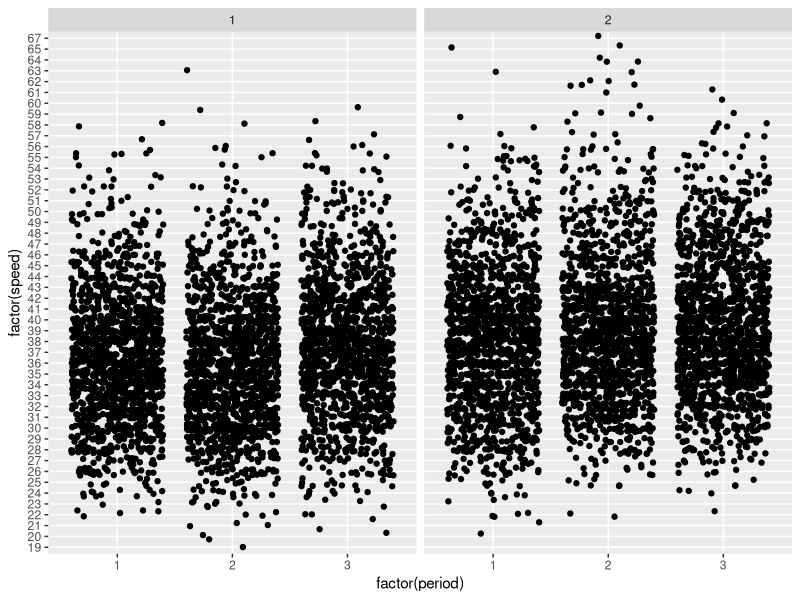
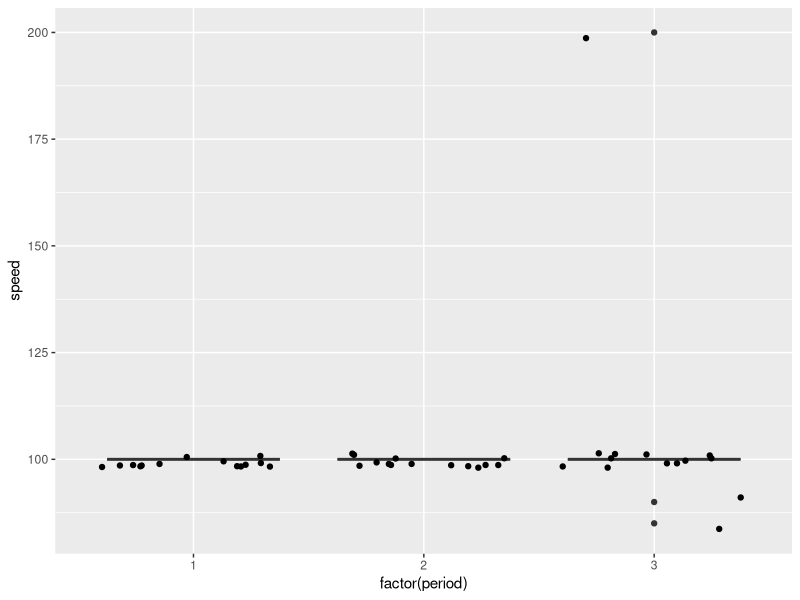

The R script that drew these images, in order:
### Stats with R Exercise sheet 7

##########################
#Week 8: ANOVA
##########################


## This exercise sheet contains the exercises that you will need to complete and 
## submit by 23:55 on Sunday, December 9. Write the code below the questions. 
## If you need to provide a written answer, comment this out using a hashtag (#). 
## Submit your homework via moodle.
## You are allowed to work together in group up to three students, but everybody 
## needs to submit the group version of the homework via moodle.
## You need to provide a serious attempt to each exercise in order to have
## the assignment graded as complete. 

## Please write below your (and your teammates) name, matriculation number. 
## Name:
## Matriculation number:

#Muhammad Hamza jamil  2572890
#Fahad Aslam   2572848
#Thorsten Schamper 2542447
## Change the name of the file by adding your matriculation numbers
## (exercise0N_firstID_secondID_thirdID.R)

###########################################################################################



#######################
### PART 1: Preparation
#######################

library(boot)
library(ggplot2)
library(reshape)

# This time we will be working with the "amis" data frame (package 'boot') that has 
# 8437 rows and 4 columns.

# In a study into the effect that warning signs have on speeding patterns, Cambridgeshire
# County Council considered 14 pairs of locations. The locations were paired to account 
# for factors such as traffic, volume and type of road. One site in each pair had a sign 
# erected warning of the dangers of speeding and asking drivers to slow down. No action 
# was taken at the second site. Three sets of measurements were taken at each site. 
# Each set of measurements was nominally of the speeds of 100 cars but not all sites 
# have exactly 100 measurements. These speed measurements were taken before the erection 
# of the sign, shortly after the erection of the sign, and again after the sign had been 
# in place for some time.

# 1. For the further reference please use ?amis. It may take some time to understand the dataset. 
?amis

# 2. Load the dataset and briefly inspect it. 
# Feel free to make some plots, calculate some statistics in order to understand the data.
head(amis,30)

# 3. All our columns have numeric type. Convert the categorial columns to factors.
amis$speed <-factor(amis$speed)
amis$warning <-factor(amis$warning)
amis$pair <-factor(amis$pair)
amis$period<-factor(amis$period)

# 4. Build a boxplot for the distribution of `speed` for each of `period` values 
# (before, immediately after and after some time). Build 2 plots side by side
# depending on the `warning` variable.
# (for all plots here and below please use ggplot)
boxplot1<- ggplot(amis, aes(x = factor(period), y = factor(speed))) +
  geom_jitter() +
  facet_grid(. ~ warning)
print(boxplot1)

# 5. What can you conclude according this plot? What can you say about people behaviour in
# different periods: before, immediately after and after some time?
##The 'immediately after' section is more scattered, the changes in the speed 
##are the most at this part, but 'before' and 'after some time' doesn't have much difference between them. 
##we can conclude this by saying that warnings only make a difference 'immediately after', not much otherwise. 

# 6. What are your ideas about why the data with warning==2 (which correspond to the
# measurements in different times on sites where no sign was erected) was collected?
##to see if there is a difference between speed if there are warnings or not. This way, we can compare if there
##is a difference in speeds when there are warnings or not. 

#######################
### PART 2: 1-way ANOVA
#######################

#1. First let's create a new data frame which will be used for all PART 2.
# For 1-way ANOVA we will be working with the subset of `amis` where the 
# warning sign was erected, which corresponds to warning==1, therefore first
# subset your data to filter out warning==2 and then apply cast() to average
# speed over each "pair" and "period. Assign this new data frame to the variable casted_data.
amis_sub <- subset(amis, amis$warning == 2)
head(amis_sub)
casted_data<- cast(amis_sub, pair+ period~.,value = "speed")
colnames(casted_data)[3] <- "speed"
(casted_data)

# 2. Build a boxplot of the average speed depending on period
boxplot2<- ggplot(casted_data, aes(x = factor(period), y = speed)) +
  geom_boxplot() +
  geom_jitter()
print(boxplot2)

# 3. Is there a difference between the periods?
##The period 2 with warning has less of higher speeds than the other periods.

# 4. Now, let's check each ANOVA assumptions and whether they are violated or not and why.

# a) Independence assumption
# (you need to figure out the best way to do it and give a detailed justified answer)

# b) Normality of residuals
# (you need to figure out the best way to do it and give a detailed justified answer)

##   To check if we have normally distributed residuals we can plot them (QQplot, Histogram) to visually
## verify and run a Shapiro-Wilk test. In case of not being normally distributed, we can switch o a 
## non-parametric test (e.g. Kruskal-Wallis rank sum test)

# c) Homogeneity of variance of residuals
# (you need to figure out the best way to do it and give a detailed justified answer)

##    We use the Levene Test to check if the assumption of homogeneity of variance is fine. If said assumption
## is violated, then we can use a test which does not assume equal variances: the Welch one-way test ANOVA
## which is implemented in R as "oneway.test()"

# 5.Now we are ready to perform 1-way ANOVA: please use the function aov() on the speed
# depending on the period,report p-value and interpret the result in details

summary(aov(casted_data$speed ~ casted_data$period))

##                    Df Sum Sq Mean Sq F value Pr(>F)
## casted_data$period  2    268   133.9   0.526  0.595
## Residuals          39   9923   254.4     

# 6. Please do a pairwise t-test with pairwise.t.test()
# 7. Report pair-wise p-values and interpret the result in details

pairwise.t.test(casted_data$speed, casted_data$period, p.adjust.method="none")

#Pairwise comparisons using t tests with pooled SD 

#data:  casted_data$speed and casted_data$period 

#1    2   
#2 1.00 -   
#  3 0.38 0.38

#P value adjustment method: none 

pairwise.t.test(casted_data$speed, casted_data$period, p.adjust.method="bonferroni")
#Pairwise comparisons using t tests with pooled SD 

#data:  casted_data$speed and casted_data$period 

#1 2
#2 1 -
#  3 1 1

#P value adjustment method: bonferroni 


# 8. Try to use no adjustment for pairwise testing and then Bonferroni correction.
# Does the result change?

## Yes, the result changes for every comparison.

#######################
### PART 3: 2-way ANOVA
#######################
# 1. Now we want to analyze the influence of 2 categorial variables (period and warning) on the speed.
# So let's turn back to our initial dataset amis (not its subset with warning==1)
# First, we need to again average the speed over each `pair`, `warning` and `period
# Cast your data again and assign the resuts to casted_data2
casted_data2<- cast(amis, pair + period + warning ~ .,value = "speed")
colnames(casted_data2)[4] <- "speed"
casted_data2

# 2. Calculate the mean for each of 6 pairs of `period` and `warning`
m = aggregate(. ~ pair, casted_data2, mean)
m

# 3. Do you think there is a significant difference in some of the groups?
## Yes for some of the groups there is a kind of significant difference, i.e. the group 4 with 94.5 in contrast to
## all the other with more then 97.16

# 4. Now apply 2-way ANOVA: please use the function aov() on the speed depending on the period and warning
# report p-value and interpret the result in details

summary(aov(speed ~ period + warning, data = casted_data2))
##             Df Sum Sq Mean Sq F value Pr(>F)
## period       2     33    16.3   0.121  0.886
## warning      1    152   152.0   1.132  0.291
## Residuals   80  10746   134.3 

# 5. What do you conclude about the behaviour of drivers based on the 2-way ANOVA?
## 
